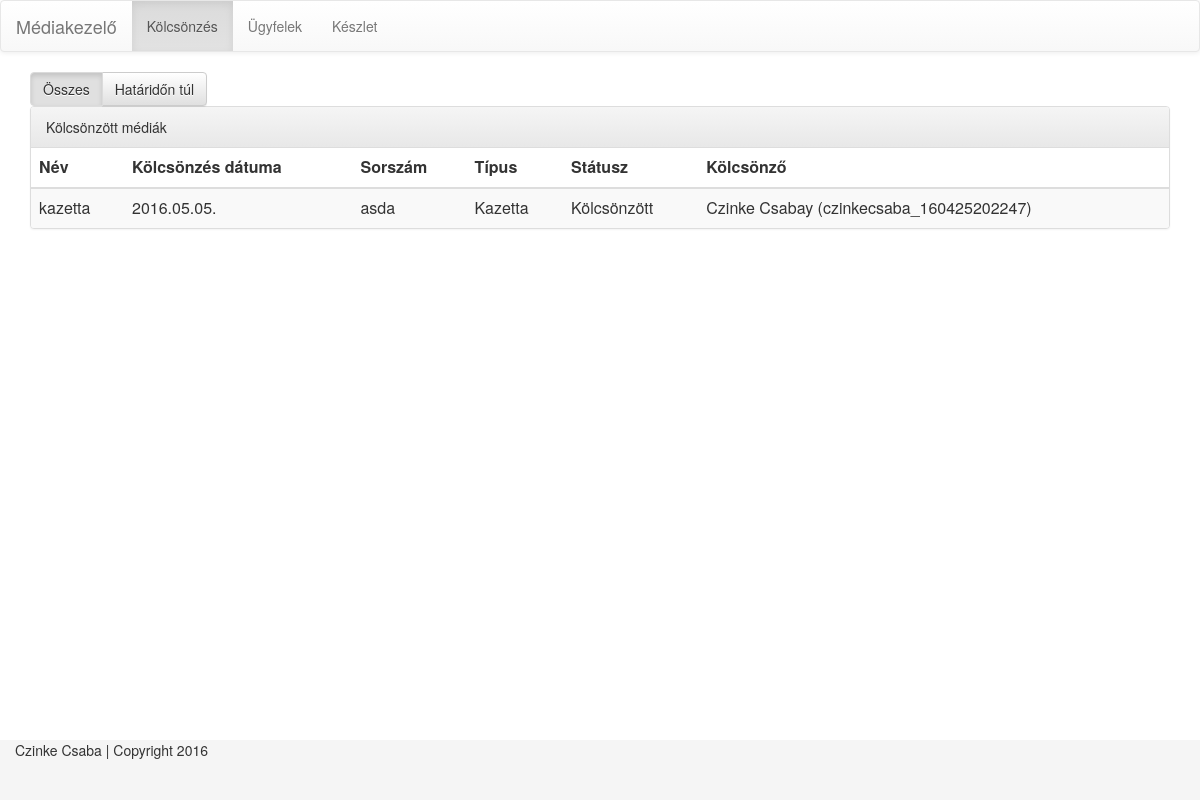
Page /rent/all/ on the committed database.
### mediaService/models.py (models this page shows, shortened)
class Media(models.Model):
    media_title = models.CharField(max_length=200)
    purchase_date = models.DateField()
    rented_date = models.DateField(null=True)
    seq = models.CharField(max_length=20, unique=True)
    media_type = models.OneToOneField(Types.Type, related_name="media_type")
    status_type = models.OneToOneField(Types.Type, related_name="media_status_type")
    is_deleted = models.BooleanField(default=False)
    customer = models.ForeignKey(Customers.Customer, related_name="medias", null=True)

### typeService/models.py (models this page shows)
class Type(models.Model):
    category = models.ForeignKey(Category, related_name="category")
    resource_key = models.CharField(max_length=200, unique=True)
    description = models.CharField(max_length=200)
    def __str__(self):
        return self.description

### customerService/models.py (models this page shows)
class Customer(models.Model):
    name = models.CharField(max_length=200)
    customer_identifier = models.CharField(max_length=200, unique=True)
    phone_number = models.CharField(max_length=20)
    personal_identifier = models.CharField(max_length=20)
    address = models.CharField(max_length=200)
    is_deleted = models.BooleanField(default=False)
    def __str__(self):
        return self.name + ' (' + self.customer_identifier + ')'

### rentService/views.py (the view)
# urls.py: url(r'^(?P<status>[a-z]+)/$', views.index, name='index'),
def index(request, status):
    template = loader.get_template(TemplateKeys.all_rent)
    all_media = MediaDataAccess.get_all_rented_media()
    medias = []
    if status == "all":
        medias = all_media
    else:
        threshold = int(SystemSettingDataAccess.get_system_setting_by_resource_key(SystemSettingKeys.rent_threshold_days).value)
        for media in all_media:
            if media.rented_date != None and media.rented_date + timedelta(threshold) < datetime.now().date():
                medias.append(media)
    context = {
        'media_list': medias
    }
    return HttpResponse(template.render(context, request))

### mediaService/data_access/media_data_access.py (called while the page is built)
def get_all_rented_media():
    return Media.objects.filter(is_deleted = False).exclude(customer = None )

### rentService/templates/rent.html (shortened to what this page needs)
{% extends "header_footer.html" %}
{% block content %}
<div class="container">
    <div class="btn-group" role="group">
        <a href="/rent/all/" class="btn btn-default {% if request.path == '/rent/all/' %}active{% endif %}">Összes</a>
        <a href="/rent/over/" class="btn btn-default {% if request.path == '/rent/over/' %}active{% else %}{% endif %}">Határidőn túl</a>
    </div>
    <div class="panel panel-default">
        <div class="panel-heading">Kölcsönzött médiák</div>
        <table class="table table-striped">
            <thead>
                <tr>
                    <th>Név</th>
                    <th>Kölcsönzés dátuma</th>
                    <th>Sorszám</th>
                    <th>Típus</th>
                    <th>Státusz</th>
                    <th>Kölcsönző</th>
                </tr>
            </thead>
            <tbody>
            {% for media in media_list %}
                <tr ondblclick="document.location = '{% url 'media:mediadatasheet' media.id %}'">
                    <td>{{ media.media_title }}</td>
                    <td>{{ media.rented_date | date:"Y.m.d." }}</td>
                    <td>{{ media.seq }}</td>
                    <td>{{ media.media_type }}</td>
                    <td>{{ media.status_type }}</td>
                    <td>{{ media.customer }}</td>
                </tr>
            {% endfor %}
            </tbody>
        </table>
    </div>
</div>
{% endblock %}

### rows in the picture
Media: media_title "kazetta", rented_date "2016.05.05.", seq "asda", media_type "Kazetta", status_type "Kölcsönzött", customer "Czinke Csabay (czinkecsaba_160425202247)"
